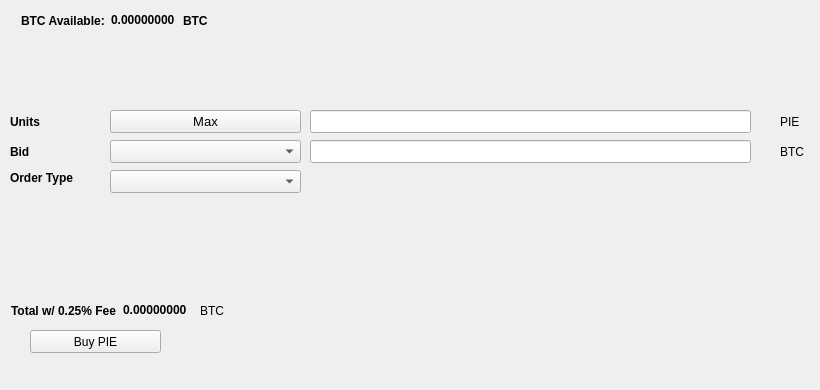
   <widget class="QWidget" name="BuyTab">
    <attribute name="title">
     <string>Buy</string>
    </attribute>
    <widget class="QPushButton" name="BuyPIE">
     <property name="geometry">
      <rect>
       <x>30</x>
       <y>330</y>
       <width>131</width>
       <height>23</height>
      </rect>
     </property>
     <property name="text">
      <string>Buy PIE</string>
     </property>
     <property name="icon">
      <iconset resource="../nuovocoin.qrc">
       <normaloff>:/icons/bitcoin</normaloff>:/icons/bitcoin</iconset>
     </property>
    </widget>
    <widget class="QLabel" name="label_3">
     <property name="geometry">
      <rect>
       <x>10</x>
       <y>110</y>
       <width>46</width>
       <height>23</height>
      </rect>
     </property>
     <property name="font">
      <font>
       <weight>75</weight>
       <bold>true</bold>
      </font>
     </property>
     <property name="text">
      <string>Units</string>
     </property>
    </widget>
    <widget class="QLineEdit" name="UnitsInput">
     <property name="geometry">
      <rect>
       <x>310</x>
       <y>110</y>
       <width>441</width>
       <height>23</height>
      </rect>
     </property>
     <property name="font">
      <font>
       <pointsize>9</pointsize>
       <weight>75</weight>
       <bold>true</bold>
      </font>
     </property>
    </widget>
    <widget class="QLineEdit" name="BuyBidPriceEdit">
     <property name="geometry">
      <rect>
       <x>310</x>
       <y>140</y>
       <width>441</width>
       <height>23</height>
      </rect>
     </property>
     <property name="font">
      <font>
       <pointsize>9</pointsize>
       <weight>75</weight>
       <bold>true</bold>
      </font>
     </property>
    </widget>
    <widget class="QLabel" name="label_4">
     <property name="geometry">
      <rect>
       <x>780</x>
       <y>110</y>
       <width>31</width>
       <height>23</height>
      </rect>
     </property>
     <property name="text">
      <string>PIE</string>
     </property>
    </widget>
    <widget class="QLabel" name="label_5">
     <property name="geometry">
      <rect>
       <x>780</x>
       <y>140</y>
       <width>31</width>
       <height>23</height>
      </rect>
     </property>
     <property name="text">
      <string>BTC</string>
     </property>
    </widget>
    <widget class="QLabel" name="label_6">
     <property name="geometry">
      <rect>
       <x>10</x>
       <y>140</y>
       <width>46</width>
       <height>23</height>
      </rect>
     </property>
     <property name="font">
      <font>
       <weight>75</weight>
       <bold>true</bold>
      </font>
     </property>
     <property name="text">
      <string>Bid</string>
     </property>
    </widget>
    <widget class="QLabel" name="label_7">
     <property name="geometry">
      <rect>
       <x>10</x>
       <y>170</y>
       <width>91</width>
       <height>16</height>
      </rect>
     </property>
     <property name="font">
      <font>
       <weight>75</weight>
       <bold>true</bold>
      </font>
     </property>
     <property name="text">
      <string>Order Type</string>
     </property>
    </widget>
    <widget class="QPushButton" name="Buy_Max_Amount">
     <property name="geometry">
      <rect>
       <x>110</x>
       <y>110</y>
       <width>191</width>
       <height>23</height>
      </rect>
     </property>
     <property name="font">
      <font>
       <pointsize>10</pointsize>
      </font>
     </property>
     <property name="text">
      <string>Max</string>
     </property>
    </widget>
    <widget class="QComboBox" name="BuyBidcomboBox">
     <property name="geometry">
      <rect>
       <x>110</x>
       <y>140</y>
       <width>191</width>
       <height>23</height>
      </rect>
     </property>
     <property name="font">
      <font>
       <pointsize>10</pointsize>
      </font>
     </property>
    </widget>
    <widget class="QComboBox" name="buyOrdertypeCombo">
     <property name="geometry">
      <rect>
       <x>110</x>
       <y>170</y>
       <width>191</width>
       <height>23</height>
      </rect>
     </property>
     <property name="font">
      <font>
       <pointsize>10</pointsize>
      </font>
     </property>
    </widget>
    <widget class="QWidget" name="layoutWidget1">
     <property name="geometry">
      <rect>
       <x>21</x>
       <y>11</y>
       <width>227</width>
       <height>19</height>
      </rect>
     </property>
     <layout class="QHBoxLayout" name="horizontalLayout_3">
      <item>
       <widget class="QLabel" name="label232">
        <property name="font">
         <font>
          <weight>75</weight>
          <bold>true</bold>
         </font>
        </property>
        <property name="text">
         <string>BTC Available:</string>
        </property>
       </widget>
      </item>
      <item>
       <widget class="QLabel" name="BtcAvailableLbl">
        <property name="palette">
         <palette>
          <active>
           <colorrole role="WindowText">
            <brush brushstyle="SolidPattern">
             <color alpha="255">
              <red>0</red>
              <green>0</green>
              <blue>0</blue>
             </color>
            </brush>
           </colorrole>
           <colorrole role="Button">
            <brush brushstyle="SolidPattern">
             <color alpha="255">
              <red>0</red>
              <green>170</green>
              <blue>0</blue>
             </color>
            </brush>
           </colorrole>
           <colorrole role="Light">
            <brush brushstyle="SolidPattern">
             <color alpha="255">
              <red>0</red>
              <green>255</green>
              <blue>0</blue>
             </color>
            </brush>
           </colorrole>
           <colorrole role="Midlight">
            <brush brushstyle="SolidPattern">
             <color alpha="255">
              <red>0</red>
              <green>212</green>
              <blue>0</blue>
             </color>
            </brush>
           </colorrole>
           <colorrole role="Dark">
            <brush brushstyle="SolidPattern">
             <color alpha="255">
              <red>0</red>
              <green>85</green>
              <blue>0</blue>
             </color>
            </brush>
           </colorrole>
           <colorrole role="Mid">
            <brush brushstyle="SolidPattern">
             <color alpha="255">
              <red>0</red>
              <green>113</green>
              <blue>0</blue>
             </color>
            </brush>
           </colorrole>
           <colorrole role="Text">
            <brush brushstyle="SolidPattern">
             <color alpha="255">
              <red>0</red>
              <green>170</green>
              <blue>0</blue>
             </color>
            </brush>
           </colorrole>
           <colorrole role="BrightText">
            <brush brushstyle="SolidPattern">
             <color alpha="255">
              <red>255</red>
              <green>255</green>
              <blue>255</blue>
             </color>
            </brush>
           </colorrole>
           <colorrole role="ButtonText">
            <brush brushstyle="SolidPattern">
             <color alpha="255">
              <red>0</red>
              <green>0</green>
              <blue>0</blue>
             </color>
            </brush>
           </colorrole>
           <colorrole role="Base">
            <brush brushstyle="SolidPattern">
             <color alpha="255">
              <red>255</red>
              <green>255</green>
              <blue>255</blue>
             </color>
            </brush>
           </colorrole>
           <colorrole role="Window">
            <brush brushstyle="SolidPattern">
             <color alpha="255">
              <red>0</red>
              <green>170</green>
              <blue>0</blue>
             </color>
            </brush>
           </colorrole>
           <colorrole role="Shadow">
            <brush brushstyle="SolidPattern">
             <color alpha="255">
              <red>0</red>
              <green>0</green>
              <blue>0</blue>
             </color>
            </brush>
           </colorrole>
           <colorrole role="AlternateBase">
            <brush brushstyle="SolidPattern">
             <color alpha="255">
              <red>127</red>
              <green>212</green>
              <blue>127</blue>
             </color>
            </brush>
           </colorrole>
           <colorrole role="ToolTipBase">
            <brush brushstyle="SolidPattern">
             <color alpha="255">
              <red>255</red>
              <green>255</green>
              <blue>220</blue>
             </color>
            </brush>
           </colorrole>
           <colorrole role="ToolTipText">
            <brush brushstyle="SolidPattern">
             <color alpha="255">
              <red>0</red>
              <green>0</green>
              <blue>0</blue>
             </color>
            </brush>
           </colorrole>
          </active>
          <inactive>
           <colorrole role="WindowText">
            <brush brushstyle="SolidPattern">
             <color alpha="255">
              <red>0</red>
              <green>0</green>
              <blue>0</blue>
             </color>
            </brush>
           </colorrole>
           <colorrole role="Button">
            <brush brushstyle="SolidPattern">
             <color alpha="255">
              <red>0</red>
              <green>170</green>
              <blue>0</blue>
             </color>
            </brush>
           </colorrole>
           <colorrole role="Light">
            <brush brushstyle="SolidPattern">
             <color alpha="255">
              <red>0</red>
              <green>255</green>
              <blue>0</blue>
             </color>
            </brush>
           </colorrole>
           <colorrole role="Midlight">
            <brush brushstyle="SolidPattern">
             <color alpha="255">
              <red>0</red>
              <green>212</green>
              <blue>0</blue>
             </color>
            </brush>
           </colorrole>
           <colorrole role="Dark">
            <brush brushstyle="SolidPattern">
             <color alpha="255">
              <red>0</red>
              <green>85</green>
              <blue>0</blue>
             </color>
            </brush>
           </colorrole>
           <colorrole role="Mid">
            <brush brushstyle="SolidPattern">
             <color alpha="255">
              <red>0</red>
              <green>113</green>
              <blue>0</blue>
             </color>
            </brush>
           </colorrole>
           <colorrole role="Text">
            <brush brushstyle="SolidPattern">
             <color alpha="255">
              <red>0</red>
              <green>170</green>
              <blue>0</blue>
             </color>
            </brush>
           </colorrole>
           <colorrole role="BrightText">
            <brush brushstyle="SolidPattern">
             <color alpha="255">
              <red>255</red>
              <green>255</green>
              <blue>255</blue>
             </color>
            </brush>
           </colorrole>
           <colorrole role="ButtonText">
            <brush brushstyle="SolidPattern">
             <color alpha="255">
              <red>0</red>
              <green>0</green>
              <blue>0</blue>
             </color>
            </brush>
           </colorrole>
           <colorrole role="Base">
            <brush brushstyle="SolidPattern">
             <color alpha="255">
              <red>255</red>
              <green>255</green>
              <blue>255</blue>
             </color>
            </brush>
           </colorrole>
           <colorrole role="Window">
            <brush brushstyle="SolidPattern">
             <color alpha="255">
              <red>0</red>
              <green>170</green>
              <blue>0</blue>
             </color>
            </brush>
           </colorrole>
           <colorrole role="Shadow">
            <brush brushstyle="SolidPattern">
             <color alpha="255">
              <red>0</red>
              <green>0</green>
              <blue>0</blue>
             </color>
            </brush>
           </colorrole>
           <colorrole role="AlternateBase">
            <brush brushstyle="SolidPattern">
             <color alpha="255">
              <red>127</red>
              <green>212</green>
              <blue>127</blue>
             </color>
            </brush>
           </colorrole>
           <colorrole role="ToolTipBase">
            <brush brushstyle="SolidPattern">
             <color alpha="255">
              <red>255</red>
              <green>255</green>
              <blue>220</blue>
             </color>
            </brush>
           </colorrole>
           <colorrole role="ToolTipText">
            <brush brushstyle="SolidPattern">
             <color alpha="255">
              <red>0</red>
              <green>0</green>
              <blue>0</blue>
             </color>
            </brush>
           </colorrole>
          </inactive>
          <disabled>
           <colorrole role="WindowText">
            <brush brushstyle="SolidPattern">
             <color alpha="255">
              <red>0</red>
              <green>85</green>
              <blue>0</blue>
             </color>
            </brush>
           </colorrole>
           <colorrole role="Button">
            <brush brushstyle="SolidPattern">
             <color alpha="255">
              <red>0</red>
              <green>170</green>
              <blue>0</blue>
             </color>
            </brush>
           </colorrole>
           <colorrole role="Light">
            <brush brushstyle="SolidPattern">
             <color alpha="255">
              <red>0</red>
              <green>255</green>
              <blue>0</blue>
             </color>
            </brush>
           </colorrole>
           <colorrole role="Midlight">
            <brush brushstyle="SolidPattern">
             <color alpha="255">
              <red>0</red>
              <green>212</green>
              <blue>0</blue>
             </color>
            </brush>
           </colorrole>
           <colorrole role="Dark">
            <brush brushstyle="SolidPattern">
             <color alpha="255">
              <red>0</red>
              <green>85</green>
              <blue>0</blue>
             </color>
            </brush>
           </colorrole>
           <colorrole role="Mid">
            <brush brushstyle="SolidPattern">
             <color alpha="255">
              <red>0</red>
              <green>113</green>
              <blue>0</blue>
             </color>
            </brush>
           </colorrole>
           <colorrole role="Text">
            <brush brushstyle="SolidPattern">
             <color alpha="255">
              <red>0</red>
              <green>85</green>
              <blue>0</blue>
             </color>
            </brush>
           </colorrole>
           <colorrole role="BrightText">
            <brush brushstyle="SolidPattern">
             <color alpha="255">
              <red>255</red>
              <green>255</green>
              <blue>255</blue>
             </color>
            </brush>
           </colorrole>
           <colorrole role="ButtonText">
            <brush brushstyle="SolidPattern">
             <color alpha="255">
              <red>0</red>
              <green>85</green>
              <blue>0</blue>
             </color>
            </brush>
           </colorrole>
           <colorrole role="Base">
            <brush brushstyle="SolidPattern">
             <color alpha="255">
              <red>0</red>
              <green>170</green>
              <blue>0</blue>
             </color>
            </brush>
           </colorrole>
           <colorrole role="Window">
            <brush brushstyle="SolidPattern">
             <color alpha="255">
              <red>0</red>
              <green>170</green>
              <blue>0</blue>
             </color>
            </brush>
           </colorrole>
           <colorrole role="Shadow">
            <brush brushstyle="SolidPattern">
             <color alpha="255">
              <red>0</red>
              <green>0</green>
              <blue>0</blue>
             </color>
            </brush>
           </colorrole>
           <colorrole role="AlternateBase">
            <brush brushstyle="SolidPattern">
             <color alpha="255">
              <red>0</red>
              <green>170</green>
              <blue>0</blue>
             </color>
            </brush>
           </colorrole>
           <colorrole role="ToolTipBase">
            <brush brushstyle="SolidPattern">
             <color alpha="255">
              <red>255</red>
              <green>255</green>
              <blue>220</blue>
             </color>
            </brush>
           </colorrole>
           <colorrole role="ToolTipText">
            <brush brushstyle="SolidPattern">
             <color alpha="255">
              <red>0</red>
              <green>0</green>
              <blue>0</blue>
             </color>
            </brush>
           </colorrole>
          </disabled>
         </palette>
        </property>
        <property name="font">
         <font>
          <weight>75</weight>
          <bold>true</bold>
         </font>
        </property>
        <property name="text">
         <string>0.00000000</string>
        </property>
        <property name="textInteractionFlags">
         <set>Qt::LinksAccessibleByMouse|Qt::TextSelectableByKeyboard|Qt::TextSelectableByMouse</set>
        </property>
       </widget>
      </item>
      <item>
       <widget class="QLabel" name="BtcAvailableLbl_2">
        <property name="font">
         <font>
          <weight>75</weight>
          <bold>true</bold>
         </font>
        </property>
        <property name="text">
         <string>BTC</string>
        </property>
       </widget>
      </item>
     </layout>
    </widget>
    <widget class="QWidget" name="layoutWidge2">
     <property name="geometry">
      <rect>
       <x>11</x>
       <y>301</y>
       <width>259</width>
       <height>19</height>
      </rect>
     </property>
     <layout class="QHBoxLayout" name="horizontalLayout_4">
      <item>
       <widget class="QLabel" name="label_9">
        <property name="font">
         <font>
          <weight>75</weight>
          <bold>true</bold>
         </font>
        </property>
        <property name="text">
         <string>Total w/ 0.25% Fee</string>
        </property>
       </widget>
      </item>
      <item>
       <widget class="QLabel" name="BuyCostLabel">
        <property name="palette">
         <palette>
          <active>
           <colorrole role="WindowText">
            <brush brushstyle="SolidPattern">
             <color alpha="255">
              <red>0</red>
              <green>0</green>
              <blue>0</blue>
             </color>
            </brush>
           </colorrole>
           <colorrole role="Button">
            <brush brushstyle="SolidPattern">
             <color alpha="255">
              <red>0</red>
              <green>170</green>
              <blue>0</blue>
             </color>
            </brush>
           </colorrole>
           <colorrole role="Light">
            <brush brushstyle="SolidPattern">
             <color alpha="255">
              <red>0</red>
              <green>255</green>
              <blue>0</blue>
             </color>
            </brush>
           </colorrole>
           <colorrole role="Midlight">
            <brush brushstyle="SolidPattern">
             <color alpha="255">
              <red>0</red>
              <green>212</green>
              <blue>0</blue>
             </color>
            </brush>
           </colorrole>
           <colorrole role="Dark">
            <brush brushstyle="SolidPattern">
             <color alpha="255">
              <red>0</red>
              <green>85</green>
              <blue>0</blue>
             </color>
            </brush>
           </colorrole>
           <colorrole role="Mid">
            <brush brushstyle="SolidPattern">
             <color alpha="255">
              <red>0</red>
              <green>113</green>
              <blue>0</blue>
             </color>
            </brush>
           </colorrole>
           <colorrole role="Text">
            <brush brushstyle="SolidPattern">
             <color alpha="255">
              <red>0</red>
              <green>170</green>
              <blue>0</blue>
             </color>
            </brush>
           </colorrole>
           <colorrole role="BrightText">
            <brush brushstyle="SolidPattern">
             <color alpha="255">
              <red>255</red>
              <green>255</green>
              <blue>255</blue>
             </color>
            </brush>
           </colorrole>
           <colorrole role="ButtonText">
            <brush brushstyle="SolidPattern">
             <color alpha="255">
              <red>0</red>
              <green>0</green>
              <blue>0</blue>
             </color>
            </brush>
           </colorrole>
           <colorrole role="Base">
            <brush brushstyle="SolidPattern">
             <color alpha="255">
              <red>255</red>
              <green>255</green>
              <blue>255</blue>
             </color>
            </brush>
           </colorrole>
           <colorrole role="Window">
            <brush brushstyle="SolidPattern">
             <color alpha="255">
              <red>0</red>
              <green>170</green>
              <blue>0</blue>
             </color>
            </brush>
           </colorrole>
           <colorrole role="Shadow">
            <brush brushstyle="SolidPattern">
             <color alpha="255">
              <red>0</red>
              <green>0</green>
              <blue>0</blue>
             </color>
            </brush>
           </colorrole>
           <colorrole role="AlternateBase">
            <brush brushstyle="SolidPattern">
             <color alpha="255">
              <red>127</red>
              <green>212</green>
              <blue>127</blue>
             </color>
            </brush>
           </colorrole>
           <colorrole role="ToolTipBase">
            <brush brushstyle="SolidPattern">
             <color alpha="255">
              <red>255</red>
              <green>255</green>
              <blue>220</blue>
             </color>
            </brush>
           </colorrole>
           <colorrole role="ToolTipText">
            <brush brushstyle="SolidPattern">
             <color alpha="255">
              <red>0</red>
              <green>0</green>
              <blue>0</blue>
             </color>
            </brush>
           </colorrole>
          </active>
          <inactive>
           <colorrole role="WindowText">
            <brush brushstyle="SolidPattern">
             <color alpha="255">
              <red>0</red>
              <green>0</green>
              <blue>0</blue>
             </color>
            </brush>
           </colorrole>
           <colorrole role="Button">
            <brush brushstyle="SolidPattern">
             <color alpha="255">
              <red>0</red>
              <green>170</green>
              <blue>0</blue>
             </color>
            </brush>
           </colorrole>
           <colorrole role="Light">
            <brush brushstyle="SolidPattern">
             <color alpha="255">
              <red>0</red>
              <green>255</green>
              <blue>0</blue>
             </color>
            </brush>
           </colorrole>
           <colorrole role="Midlight">
            <brush brushstyle="SolidPattern">
             <color alpha="255">
              <red>0</red>
              <green>212</green>
              <blue>0</blue>
             </color>
            </brush>
           </colorrole>
           <colorrole role="Dark">
            <brush brushstyle="SolidPattern">
             <color alpha="255">
              <red>0</red>
              <green>85</green>
              <blue>0</blue>
             </color>
            </brush>
           </colorrole>
           <colorrole role="Mid">
            <brush brushstyle="SolidPattern">
             <color alpha="255">
              <red>0</red>
              <green>113</green>
              <blue>0</blue>
             </color>
            </brush>
           </colorrole>
           <colorrole role="Text">
            <brush brushstyle="SolidPattern">
             <color alpha="255">
              <red>0</red>
              <green>170</green>
              <blue>0</blue>
             </color>
            </brush>
           </colorrole>
           <colorrole role="BrightText">
            <brush brushstyle="SolidPattern">
             <color alpha="255">
              <red>255</red>
              <green>255</green>
              <blue>255</blue>
             </color>
            </brush>
           </colorrole>
           <colorrole role="ButtonText">
            <brush brushstyle="SolidPattern">
             <color alpha="255">
              <red>0</red>
              <green>0</green>
              <blue>0</blue>
             </color>
            </brush>
           </colorrole>
           <colorrole role="Base">
            <brush brushstyle="SolidPattern">
             <color alpha="255">
              <red>255</red>
              <green>255</green>
              <blue>255</blue>
             </color>
            </brush>
           </colorrole>
           <colorrole role="Window">
            <brush brushstyle="SolidPattern">
             <color alpha="255">
              <red>0</red>
              <green>170</green>
              <blue>0</blue>
             </color>
            </brush>
           </colorrole>
           <colorrole role="Shadow">
            <brush brushstyle="SolidPattern">
             <color alpha="255">
              <red>0</red>
              <green>0</green>
              <blue>0</blue>
             </color>
            </brush>
           </colorrole>
           <colorrole role="AlternateBase">
            <brush brushstyle="SolidPattern">
             <color alpha="255">
              <red>127</red>
              <green>212</green>
              <blue>127</blue>
             </color>
            </brush>
           </colorrole>
           <colorrole role="ToolTipBase">
            <brush brushstyle="SolidPattern">
             <color alpha="255">
              <red>255</red>
              <green>255</green>
              <blue>220</blue>
             </color>
            </brush>
           </colorrole>
           <colorrole role="ToolTipText">
            <brush brushstyle="SolidPattern">
             <color alpha="255">
              <red>0</red>
              <green>0</green>
              <blue>0</blue>
             </color>
            </brush>
           </colorrole>
          </inactive>
          <disabled>
           <colorrole role="WindowText">
            <brush brushstyle="SolidPattern">
             <color alpha="255">
              <red>0</red>
              <green>85</green>
              <blue>0</blue>
             </color>
            </brush>
           </colorrole>
           <colorrole role="Button">
            <brush brushstyle="SolidPattern">
             <color alpha="255">
              <red>0</red>
              <green>170</green>
              <blue>0</blue>
             </color>
            </brush>
           </colorrole>
           <colorrole role="Light">
            <brush brushstyle="SolidPattern">
             <color alpha="255">
              <red>0</red>
              <green>255</green>
              <blue>0</blue>
             </color>
            </brush>
           </colorrole>
           <colorrole role="Midlight">
            <brush brushstyle="SolidPattern">
             <color alpha="255">
              <red>0</red>
              <green>212</green>
              <blue>0</blue>
             </color>
            </brush>
           </colorrole>
           <colorrole role="Dark">
            <brush brushstyle="SolidPattern">
             <color alpha="255">
              <red>0</red>
              <green>85</green>
              <blue>0</blue>
             </color>
            </brush>
           </colorrole>
           <colorrole role="Mid">
            <brush brushstyle="SolidPattern">
             <color alpha="255">
              <red>0</red>
              <green>113</green>
              <blue>0</blue>
             </color>
            </brush>
           </colorrole>
           <colorrole role="Text">
            <brush brushstyle="SolidPattern">
             <color alpha="255">
              <red>0</red>
              <green>85</green>
              <blue>0</blue>
             </color>
            </brush>
           </colorrole>
           <colorrole role="BrightText">
            <brush brushstyle="SolidPattern">
             <color alpha="255">
              <red>255</red>
              <green>255</green>
              <blue>255</blue>
             </color>
            </brush>
           </colorrole>
           <colorrole role="ButtonText">
            <brush brushstyle="SolidPattern">
             <color alpha="255">
              <red>0</red>
              <green>85</green>
              <blue>0</blue>
             </color>
            </brush>
           </colorrole>
           <colorrole role="Base">
            <brush brushstyle="SolidPattern">
             <color alpha="255">
              <red>0</red>
              <green>170</green>
              <blue>0</blue>
             </color>
            </brush>
           </colorrole>
           <colorrole role="Window">
            <brush brushstyle="SolidPattern">
             <color alpha="255">
              <red>0</red>
              <green>170</green>
              <blue>0</blue>
             </color>
            </brush>
           </colorrole>
           <colorrole role="Shadow">
            <brush brushstyle="SolidPattern">
             <color alpha="255">
              <red>0</red>
              <green>0</green>
              <blue>0</blue>
             </color>
            </brush>
           </colorrole>
           <colorrole role="AlternateBase">
            <brush brushstyle="SolidPattern">
             <color alpha="255">
              <red>0</red>
              <green>170</green>
              <blue>0</blue>
             </color>
            </brush>
           </colorrole>
           <colorrole role="ToolTipBase">
            <brush brushstyle="SolidPattern">
             <color alpha="255">
              <red>255</red>
              <green>255</green>
              <blue>220</blue>
             </color>
            </brush>
           </colorrole>
           <colorrole role="ToolTipText">
            <brush brushstyle="SolidPattern">
             <color alpha="255">
              <red>0</red>
              <green>0</green>
              <blue>0</blue>
             </color>
            </brush>
           </colorrole>
          </disabled>
         </palette>
        </property>
        <property name="font">
         <font>
          <weight>75</weight>
          <bold>true</bold>
         </font>
        </property>
        <property name="autoFillBackground">
         <bool>false</bool>
        </property>
        <property name="text">
         <string>0.00000000</string>
        </property>
        <property name="textInteractionFlags">
         <set>Qt::LinksAccessibleByMouse|Qt::TextSelectableByMouse</set>
        </property>
       </widget>
      </item>
      <item>
       <widget class="QLabel" name="label_10">
        <property name="font">
         <font>
          <weight>50</weight>
          <bold>false</bold>
         </font>
        </property>
        <property name="text">
         <string>BTC</string>
        </property>
       </widget>
      </item>
     </layout>
    </widget>
    <widget class="QLabel" name="label_24">
     <property name="geometry">
      <rect>
       <x>460</x>
       <y>300</y>
       <width>281</width>
       <height>81</height>
      </rect>
     </property>
     <property name="text">
      <string/>
     </property>
     <property name="pixmap">
      <pixmap>:/images/bittrex</pixmap>
     </property>
    </widget>
   </widget>
